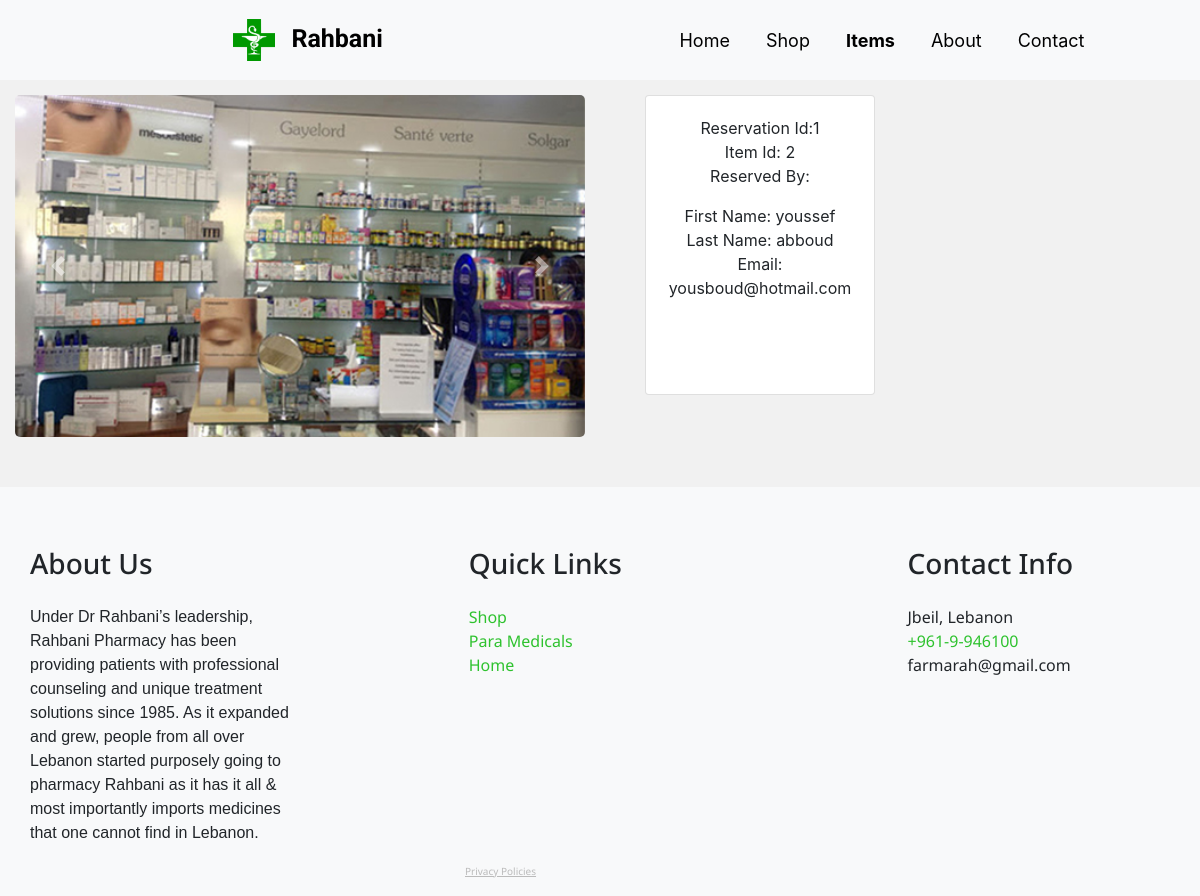
The page /items/res.php on the database its author committed.
### tables this page shows
CREATE TABLE `reservations` (
  `res_id` int(11) NOT NULL,
  `item_id` int(11) NOT NULL,
  `cust_id` int(11) NOT NULL
);

CREATE TABLE `customer` (
  `cust_id` int(11) NOT NULL,
  `c_email` varchar(50) NOT NULL,
  `f_name` varchar(45) NOT NULL,
  `l_name` varchar(45) NOT NULL,
  `c_pass` varchar(60) NOT NULL
);

### items/res.php (the view, shortened to what this page needs)
<?php
 require("../connection/connection.php");
?>
<!DOCTYPE html>
<html lang="en">
<head>
  <link rel="stylesheet" href="https://maxcdn.bootstrapcdn.com/bootstrap/4.3.1/css/bootstrap.min.css">
  <link rel="stylesheet" href="https://cdnjs.cloudflare.com/ajax/libs/font-awesome/5.11.2/css/all.css">
  <link rel="stylesheet" href="../css/main.css">
  <link href="//netdna.bootstrapcdn.com/font-awesome/3.2.1/css/font-awesome.css" rel="stylesheet">
</head>
<body>
  <nav class="navbar navbar-expand-lg navbar-light bg-light ">
    <div class="container">
      <a class="navbar-brand mx-auto" href="#"
        style="color: black; font-weight: bold; font-family: 'Roboto', sans-serif; font-size: 25px;"> <img
          src="../img/logo.png" alt="logo" height="42" width="42" id="img1"> Rahbani</a>
    </div>
    <div class="container">
      <div class="collapse navbar-collapse" id="navbarSupportedContent" style=" font-size: large;">
        <ul class="navbar-nav mx-auto">
          <li class="nav-item">
          <?php if(isset($_SESSION['email']))
      {
        ?>
  <a class="nav-link" href="../index2.php" style="color: black; ">
              Home </a>
<?php }
      else
      { ?>
            <a class="nav-link" href="../index.php" style="color: black; ">
              Home </a>
      <?php } ?>
          </li>
          <li class="nav-item">
            <a class="nav-link" href="../Shop/shop.php" style="color: black;"> Shop </a>
          </li>
          <li class="nav-item dropdown">
            <a class="nav-link" href="#" id="navbarDropdown" role="button" data-toggle="dropdown" aria-haspopup="true"
              aria-expanded="false" style="color: black ; font-weight: bold;">
              Items
            </a>
          </li>
          <li class="nav-item">
            <a class="nav-link" href="../about/about.php" style="color: black;"> About </a>
          </li>
          <li class="nav-item">
            <a class="nav-link" href="../contact/contact.php" style="color: black;"> Contact </a>
          </li>
        </ul>
      </div>
    </div>
  </nav>
<div class="container-fluid" style="border-radius: 5px ; margin-bottom: 30px ; margin-top: 15px">
    <div class="row">
        <div class="col-lg-6 col-sm-2" >
  <div id="carouselExampleControls" class="carousel slide" data-ride="carousel" >
          <div class="carousel-inner">
            <div class="carousel-item active">
              <img class="d-block w-100" src="../img/unnamed.jpg" alt="First slide"  style="border-radius: 5px">
            </div>
          </div>
          <a class="carousel-control-prev" href="#carouselExampleControls" role="button" data-slide="prev">
            <span class="carousel-control-prev-icon" aria-hidden="true"></span>
          </a>
          <a class="carousel-control-next" href="#carouselExampleControls" role="button" data-slide="next">
            <span class="carousel-control-next-icon" aria-hidden="true"></span>
          </a>
        </div>
</div>
<?php
$sql = 'SELECT res_id , item_id , cust_id FROM reservations';
$result = mysqli_query($connection , $sql);
?>
<div class="col-lg-6">
      <div class="container-fluid">
      <div class="row">
      <?php while($rows = mysqli_fetch_assoc($result))
                                {
                                  $id = $rows['cust_id'];
                                  $sql2 = "SELECT c_email , f_name , l_name FROM customer WHERE cust_id = '$id'";
                                  $result2 = mysqli_query($connection , $sql2);
                                  $rows2 = mysqli_fetch_assoc($result2)
                                     ?>
                        <div class="col-lg-3 col-sm-4">
                        <div class="card text-center" style="height: 300px ; width: 230px ; margin-bottom: 20px; margin-left: 15px">
    <div class="card-body text-center">
        <tr>
                          <td>Reservation Id:</t><?php echo $rows['res_id']?></td></br>
                          <td>Item Id:</t> <?php echo $rows['item_id'] ?></td></br>
                          <p>Reserved By:</p>
                          <td>First Name:</t> <?php echo $rows2['f_name']?></td></br>
                          <td>Last Name:</t> <?php echo $rows2['l_name'] ?></td></br>
                          <td>Email: </t><?php echo $rows2['c_email'] ?></td></br>
                        </tr>
    </div>
</div>
</div>
<?php
                                }
                            ?>
</div>
</div>
</div>
</div>
</div>
  <footer>
    <div class="container-fluid bg-light">
      <div class="row mx-auto" style="padding-top: 40px;">
        <div class="col-md-6 col-lg-3 mb-4 mb-lg-0">
          <div>
            <h3 class="footer-heading mb-4">About Us</h3>
            <p style="font-family: 'Ubuntu', sans-serif;">Under Dr Rahbani’s leadership, Rahbani Pharmacy has been providing patients with professional counseling and unique treatment solutions since 1985. As it expanded and grew, people from all over Lebanon started purposely going to pharmacy Rahbani as it has it all & most importantly imports medicines that one cannot find in Lebanon.</p>
          </div>
        </div>
        <div class="col-lg-3 mx-auto mb-5 mb-lg-0">
          <h3 class="footer-heading mb-4">Quick Links</h3>
          <ul class="list-unstyled">
            <li><a href="../Shop/shop.php">Shop</a></li>
            <li><a href="parameds.php">Para Medicals</a></li>
            <li><a href="../index.php">Home</a></li>
          </ul>
        </div>
        <div class="col-md-6 col-lg-3">
          <div class="block-5 mb-5">
            <h3 class="footer-heading mb-4">Contact Info</h3>
            <ul class="list-unstyled">
              <li class="address">Jbeil, Lebanon</li>
              <li class="phone"><a href="tel://+961-9-946100">+961-9-946100</a></li>
              <li class="email">farmarah@gmail.com</li>
            </ul>
          </div>
        </div>
      </div>
    </div>
    <div class="container-fluid bg-light">
      <div class="row">
        <div class="col-md-6 col-lg-3 mb-4 mb-lg-0">
        </div>
        <div class="col-lg-3 mx-auto mb-5 mb-lg-0" >
          <p style="font-size: small;"><a href="../Privacy/Privacy.php" id="priv">Privacy Policies </a></p>
        </div>
        <div class="col-md-6 col-lg-3">
        </div>
      </div>
    </div>
  </footer>
</body>
</html>

### css/main.css (style rules this page uses)
body { background: #D5F5E3 }
.navbar { min-height: 80px; }
.nav-item { margin-right: 20px; }
.footer-heading { margin-top: 20px; }
#img1 { margin-right: 10px; }
*, *:before, *:after { box-sizing: border-box; }
html, body { background: #f1f1f1; }
footer { font-family: 'Noto Sans'; border-radius: 8px; margin-top: 50px; }
li > a { color: rgb(46, 194, 46); }
.dropdown { position: relative; display: inline-block; }
#priv { color: #bbb; font-size: x-small; text-decoration: underline; }

### rows shown on the page
reservations: res_id "1", item "2", cust.f_name "youssef", cust.l_name "abboud", cust.c_email "yousboud@hotmail.com"
